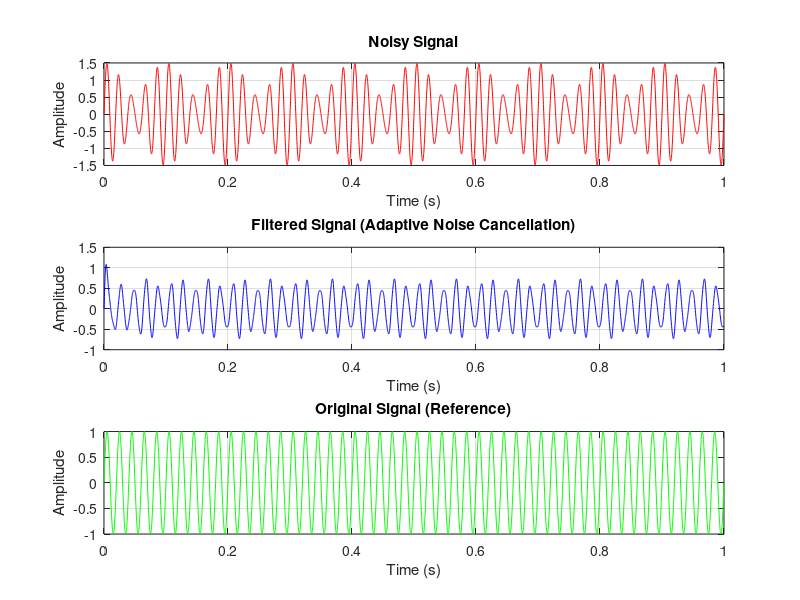

Reproduce this figure in MATLAB.
fs = 5000;   
t = 0:1/fs:1; 
f_sig = 50;  
f_noise = 60; 
signal = sin(2*pi*f_sig*t); 
noise = 0.5 * sin(2*pi*f_noise*t); 
noisy_signal = signal + noise;
reference_noise = 0.5 * sin(2*pi*f_noise*t + pi/4); 
N = 32;  
mu = 0.01;
w = zeros(N,1); 
x = zeros(N,1); 
filtered_signal = zeros(size(noisy_signal));
for i = 1:length(t)
    
    
    x = [reference_noise(i); x(1:end-1)];
    
    y = w' * x;
    
    
    e = noisy_signal(i) - y;
    
    
    w = w + mu * e * x;
    
   
    filtered_signal(i) = e;
end
figure;
 subplot(3,1,1);
plot(t, noisy_signal, 'r'); grid on;
title('Noisy Signal');
xlabel('Time (s)'); ylabel('Amplitude');
subplot(3,1,2);
plot(t, filtered_signal, 'b'); grid on;
title('Filtered Signal (Adaptive Noise Cancellation)');
xlabel('Time (s)'); ylabel('Amplitude');
subplot(3,1,3);
plot(t, signal, 'g'); grid on;
title('Original Signal (Reference)');
xlabel('Time (s)'); ylabel('Amplitude');
